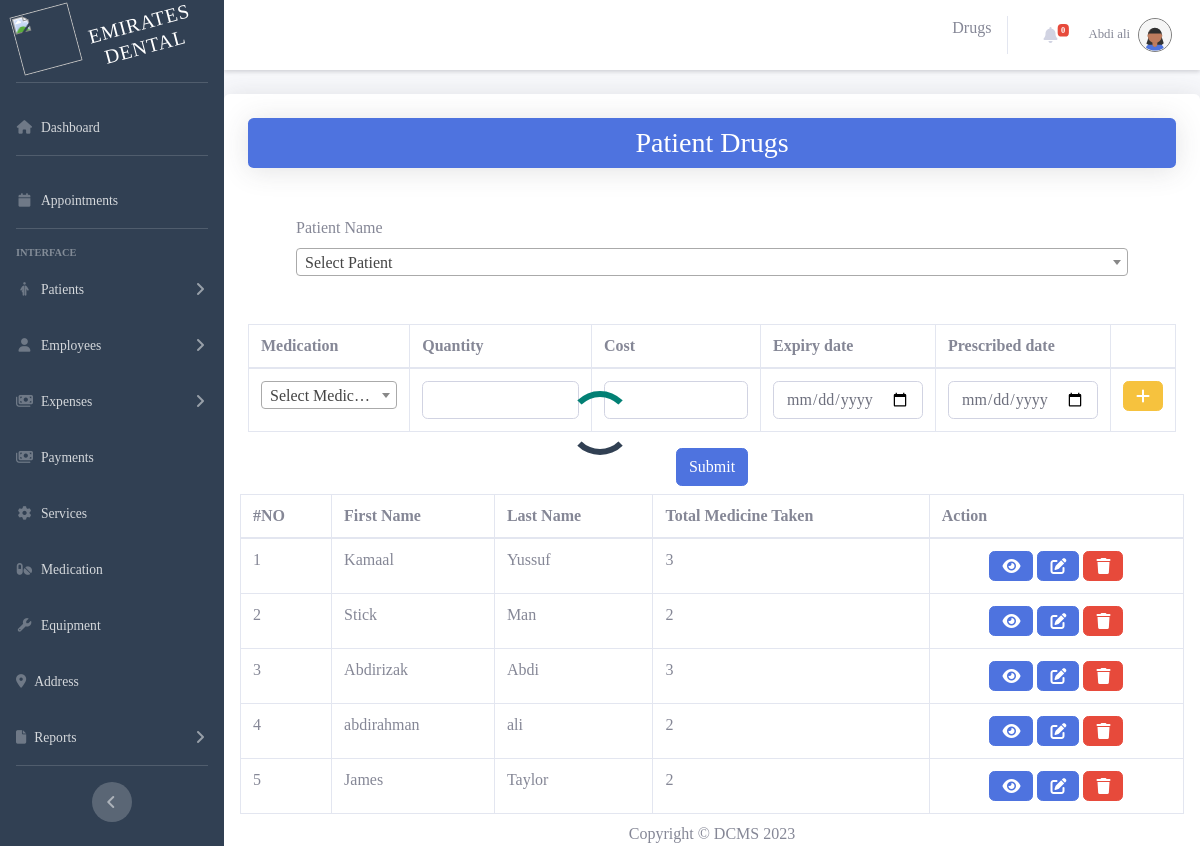
Page /index.php?page=drug (signed in) on the committed database.
### tables this page shows
CREATE TABLE patients (
  patient_id int(11) PRIMARY KEY AUTO_INCREMENT,
  first_name varchar(50) NOT NULL,
  middle_name varchar(50) DEFAULT NULL,
  last_name varchar(50) NOT NULL,
  birth_date date NOT NULL,
  gender enum('Male','Female') NOT NULL,
  phone_number varchar(20) NOT NULL,
  address int(11) NOT NULL DEFAULT 1,
  username varchar(30) DEFAULT NULL,
  password varchar(50) DEFAULT NULL,
  created_at timestamp NOT NULL DEFAULT current_timestamp(),
  updated_at timestamp NOT NULL DEFAULT current_timestamp() ON UPDATE current_timestamp(),

  FOREIGN KEY (address) REFERENCES addresses (address_id)
);

### index.php (called while the page is built, shortened)
<?php
    include_once('./includes/loader.php');
$is404 = false;
$page = '';
if(isset($_GET['page']) && !empty($_GET['page'])){
    $page = $_GET['page'];
    $file = $titles[$page]["path"]."/$page.php";
}
elseif(!in_array($page, $titles)){
    $is404 = true;
}
else{
    header("Location: index.php?page=dashboard");
}
require_once('./includes/header.php');
require_once('./includes/sidebar.php');
require_once($is404 ? './includes/404.php' : $file );
require_once('./includes/footer.php');
?>

### app/drugs/drug.php (the view, shortened to what this page needs)
<!DOCTYPE html>
<html>
<head>
    <?php
    include_once('./app/database/conn.php');
    ?>
</head>
<body>
    <div class="container p-3 rounded shadow bg-white overflow-auto">
        <form id="formPS" class="m-2">
            <div>
                <h3 class="text-center text-white bg-primary p-2 rounded shadow">Patient Drugs</h3>
            </div>
            <div class="row m-5">
                <label for="patient_id" class="form-label ">Patient Name</label>
            </div>
            <div class="input-field">
                <table class="table table-bordered" id="medicationtable">
                    <thead>
                        <tr>
                            <th scope="col">Medication</th>
                            <th scope="col">Quantity</th>
                            <th scope="col">Cost</th>
                            <th scope="col">Expiry date</th>
                            <th scope="col">Prescribed date</th>
                            <th scope="col"></th>
                        </tr>
                    </thead>
                    <tbody>
                        <tr>
                            <td>
                            </td>
                            <td><input type="number" class="form-control" id="quantity" name="quantity[]" REQUIRED></td>
                            <td><input type="number" class="form-control" id="cost" name="cost[]" REQUIRED></td>
                            <td><input type="date" class="form-control" id="expiry_date" name="expiry_date[]" REQUIRED></td>
                            <td><input type="date" class="form-control" id="prescribed_date" name="prescribed_date[]" REQUIRED></td>
                            <td><button class="btn btn-warning" name="addNewRec" id="addNewRec"><i class="fas fa-plus"></i></button></td>
                        </tr>
                    </tbody>
                </table>
            </div>
            <CENTER>
                <button type="submit" class="btn btn-primary" name="submit" id="submit">Submit</button>
            </CENTER>
        </form>
        <div id="display">
            <table class="table table-bordered" id="dataTable">
                <thead>
                <tr>
                    <th scope="col">#NO</th>
                    <th>First Name</th>
                    <th>Last Name</th>
                    <th>Total Medicine Taken</th>
                    <th> Action</th>
                </tr>
                </thead>
                <tbody>
                    <?php
                    $count = 0;
                    $query = 'SELECT * FROM `patient_drugs_view` group by patient_id';
                    $result = mysqli_query($conn, $query);
                    while ($row = mysqli_fetch_array($result)) {
                        $count++;
?>
                        <tr>
                        <td> <?php echo $count ?></td>
                        <td> <?php echo htmlspecialchars ($row['first_name'])?> </td>
                        <td> <?php echo htmlspecialchars ($row['last_name']) ?></td>
                        <td> <?php echo htmlspecialchars ($row['medication_name']) ?></td>
                        <td class="text-center">
                            <button class="btn btn-primary me-5" onclick="ViewpatientDrugs(<?php echo htmlspecialchars ($row['patient_id']); ?>)" name='view' id='view'>
                                <i class="fas fa-eye"></i>
                            </button>
                            <button class="btn btn-primary me-5" onclick="EditpatientDrugs(<?php echo htmlspecialchars ( $row['drug_id']); ?>)" name="edit" id="edit">
                                <i class="fas fa-edit"></i>
                            </button>
                            <button class="btn btn-danger" onclick="DeletepatientDrugs(<?php echo htmlspecialchars ($row['drug_id']); ?>)" name="delete" id="delete">
                                <i class="fas fa-trash"></i>
                            </button>
                        </td>
                        </tr>
                        <?php
                    }
                    ?>
                </tbody>
            </table>
        </div>
    </div>

### includes/sidebar.php (style rules this page uses)
body { font-family: 'poppins'; }

### rows in the picture
patients: first_name "Kamaal", last_name "Yussuf", medication_name "3"
patients: first_name "Stick", last_name "Man", medication_name "2"
patients: first_name "Abdirizak", last_name "Abdi", medication_name "3"
patients: first_name "abdirahman", last_name "ali", medication_name "2"
patients: first_name "James", last_name "Taylor", medication_name "2"

### other values in the picture
$title "Drugs"
$_SESSION["employee_name"] "Abdi ali"
